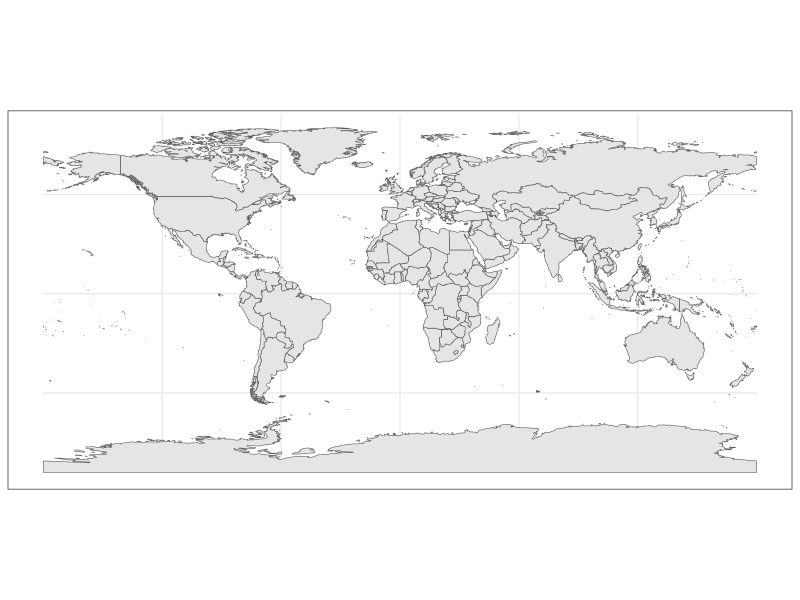
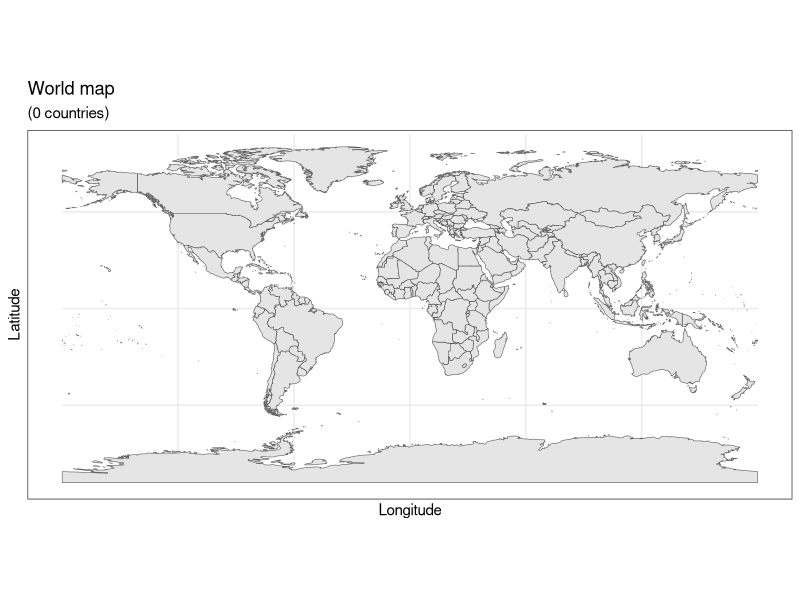
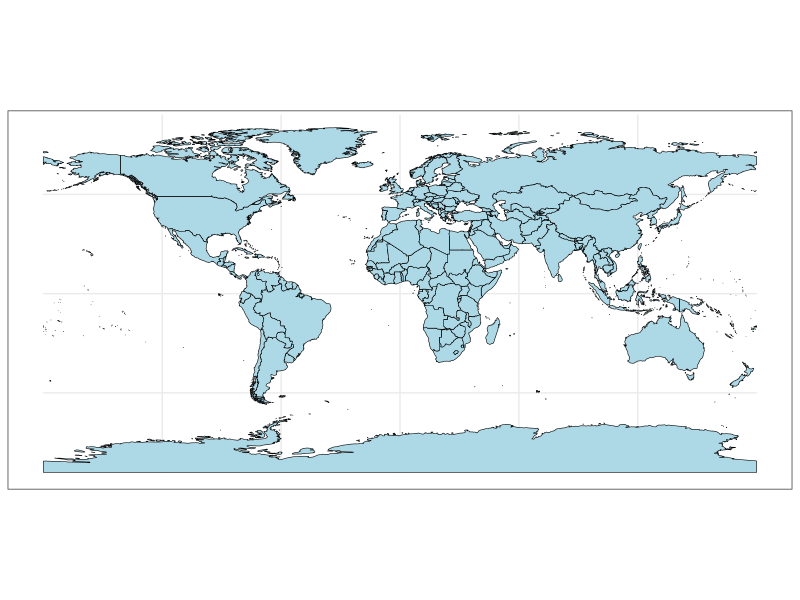
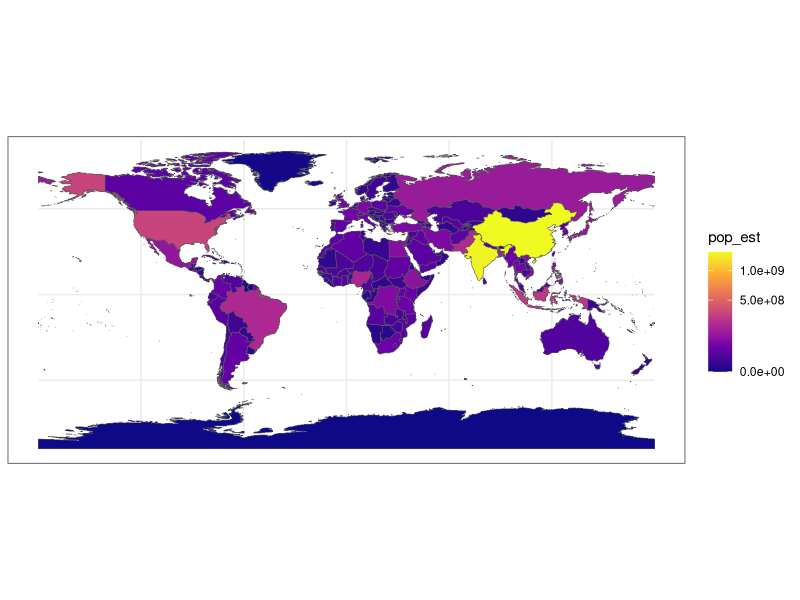
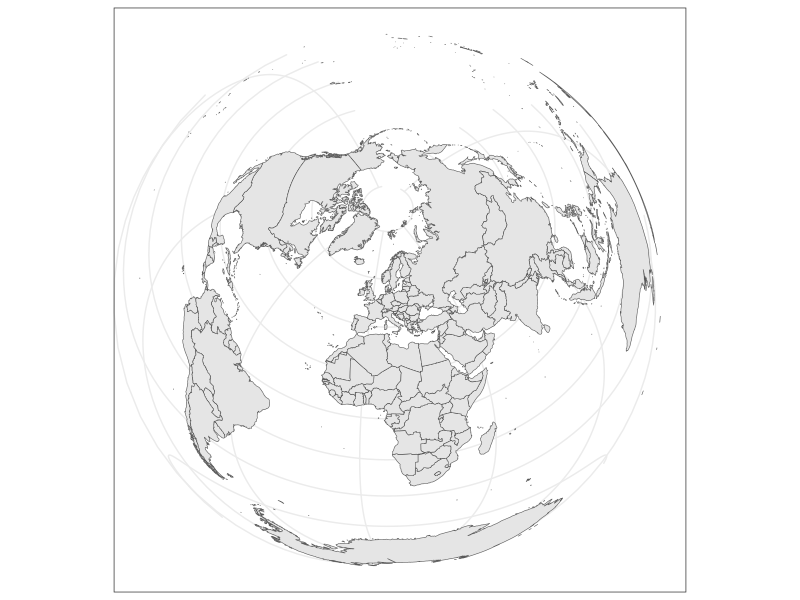
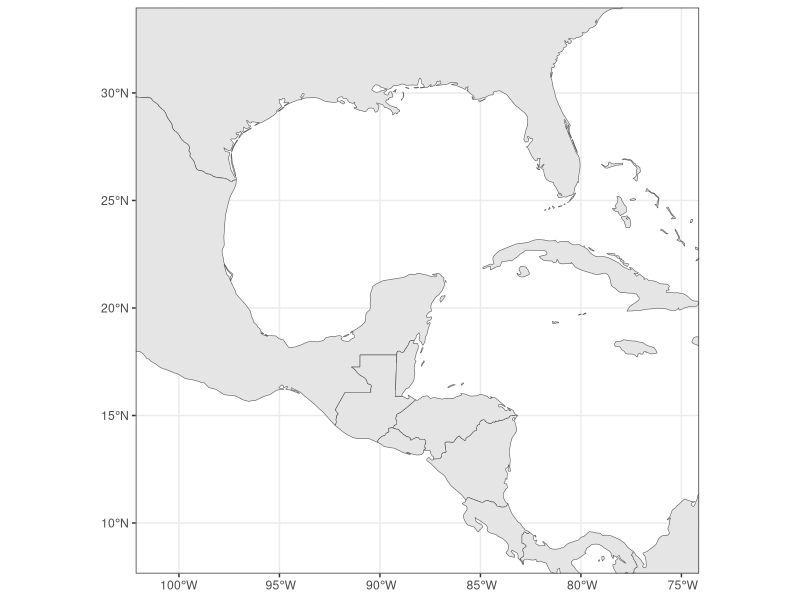

The R source for these figures, in order:
options(timeout = 10000)

install.packages("cowplot")
install.packages("googleway")
install.packages("ggplot2")
install.packages("ggrepel")
install.packages("ggspatial")
install.packages("libwgeom")
install.packages("sf")
install.packages("rnaturalearth")
install.packages("rnaturalearthdata")

library("ggplot2")
theme_set(theme_bw())
library("sf")
library("rnaturalearth")
library("rnaturalearthdata")

world <- ne_countries(scale = "medium", returnclass = "sf")
class(world)

ggplot(data = world) +
  geom_sf()
ggplot(data = world) +
  geom_sf() +
  xlab("Longitude") + ylab("Latitude") +
  ggtitle("World map", subtitle = paste0
          ("(", length(unique(world$NAME)), 
            " countries)"))

# Map color (geom_sf)
ggplot(data = world) + 
  geom_sf(color = "black", fill = "lightblue")


ggplot(data = world) +
  geom_sf(aes(fill = pop_est)) +
  scale_fill_viridis_c(option = "plasma", trans = "sqrt")

# Projection and Extent
ggplot(data = world) +
  geom_sf() +
  coord_sf(crs = "+proj=laea +lat_0=52 +lon_0=10 +x_0=4321000 +y_0=3210000 +ellps=GRS80 +units=m +no_defs ")

#
ggplot(data = world) +
  geom_sf() +
  coord_sf(xlim = c(-102.15, -74.12), ylim = c(7.65, 33.97), expand = FALSE)
